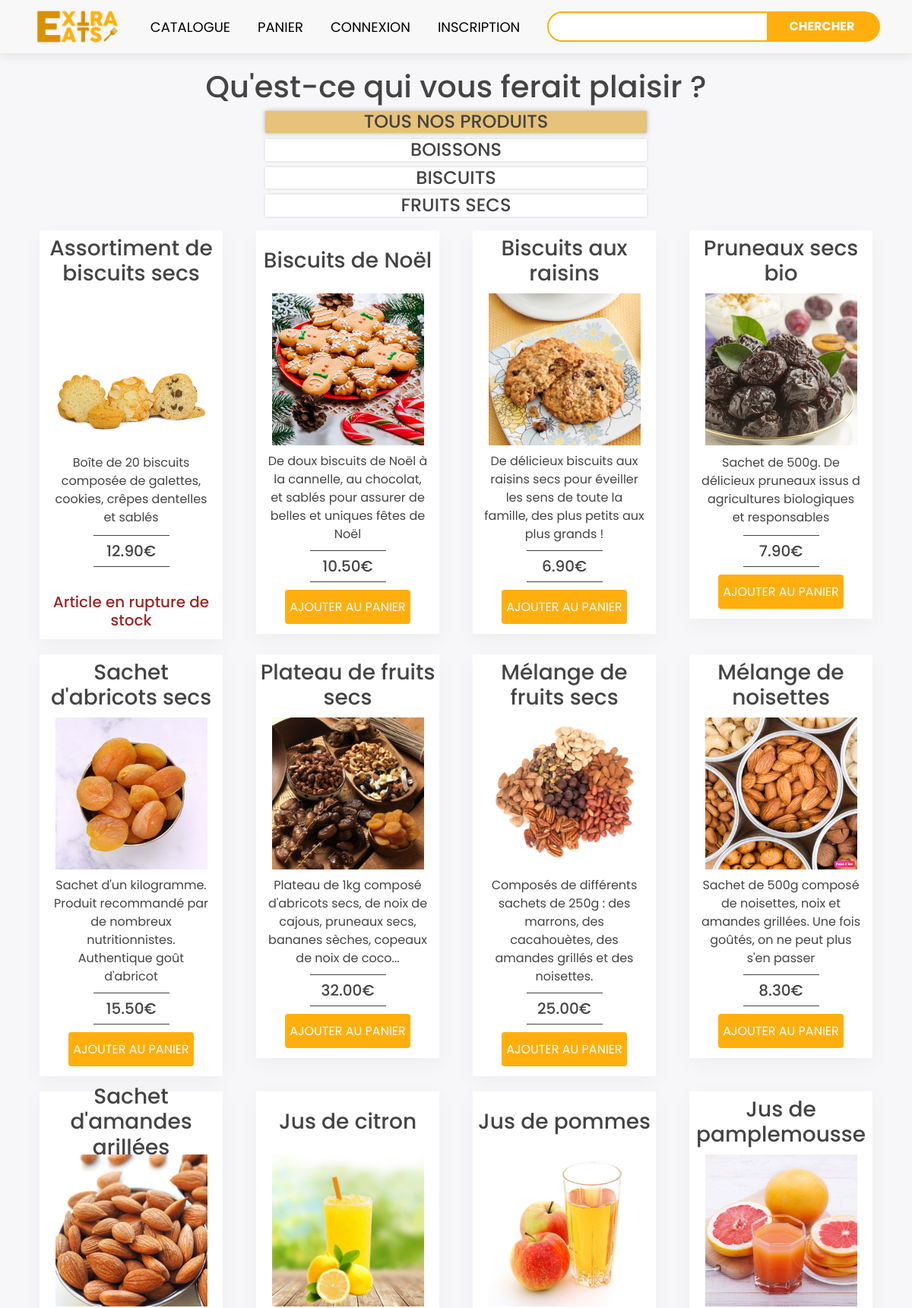
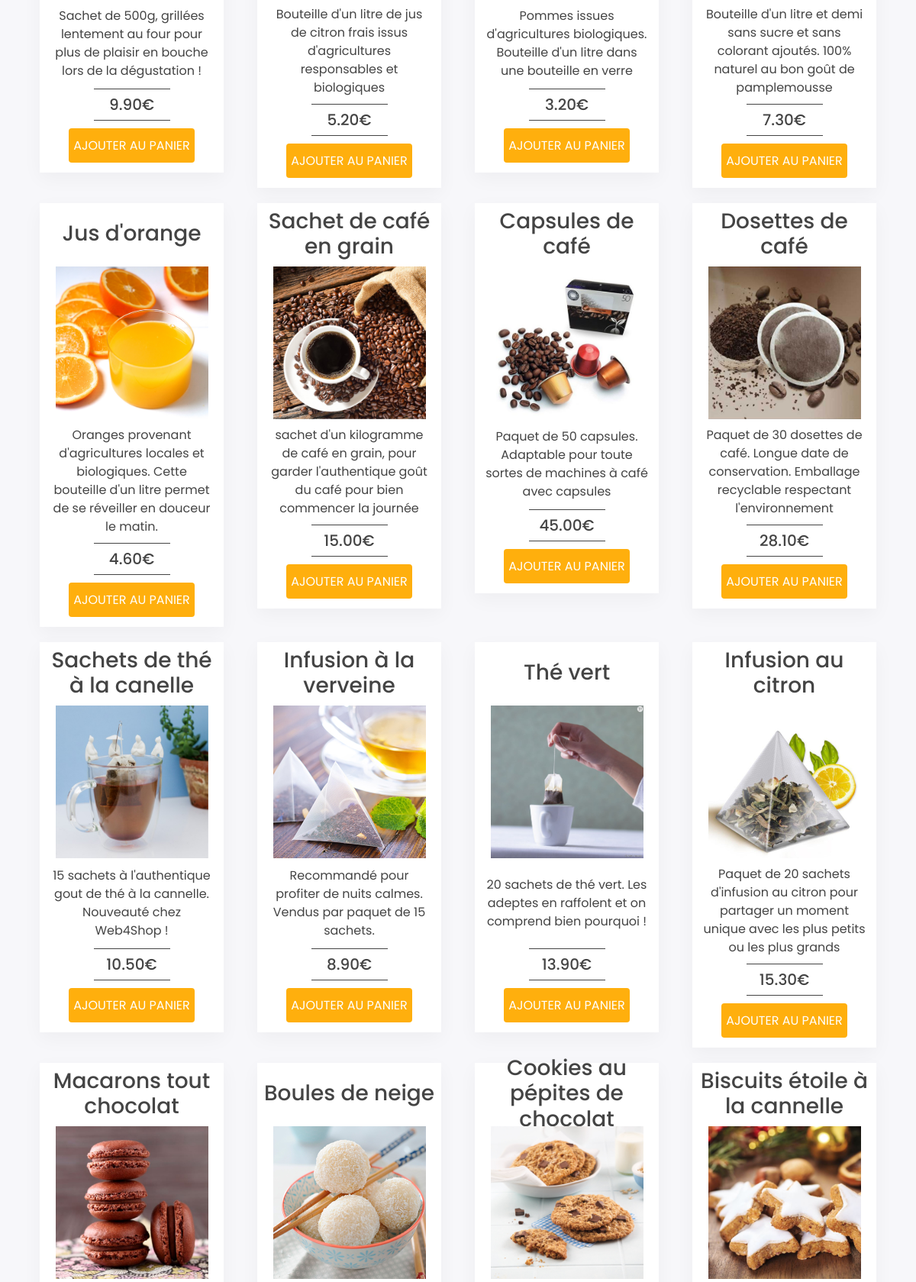
The page / (upper part) on the database its author committed (2 pictures, top to bottom).
### tables this page shows
CREATE TABLE `categories` (
  `id` tinyint(4) NOT NULL,
  `name` varchar(100) NOT NULL
);

CREATE TABLE `products` (
  `id` int(11) NOT NULL,
  `cat_id` tinyint(4) NOT NULL,
  `name` varchar(150) NOT NULL,
  `description` text NOT NULL,
  `image` varchar(30) NOT NULL,
  `price` decimal(5,2) NOT NULL,
  `quantity` int(3) NOT NULL
);

### Controller/ControllerCatalog.php (called while the page is built, shortened)
<?php
require_once 'Model/Catalog.php';
class ControllerCatalog {
    private $catalog;
    public function __construct() {
        $this->catalog = new Catalog();
    }
    public function accueil($cat_id, $txtSearched = null) {
        $categories = $this->catalog->getCategories();
        $categ = $this->catalog->getCategoryName($cat_id);
        $products = $this->catalog->getProducts($cat_id, $txtSearched);
        $view = new View("Catalog");
        $view->generate(array('products' => $products, 'categories' => $categories, 'category_name' => $categ, 'txtSearched' => $txtSearched));
    }
}

### index.php (called while the page is built, shortened)
<?php
$router = new Router();
$router->routing();

### Model/Catalog.php (called while the page is built, shortened)
<?php
require_once 'Model.php';
class Catalog extends Model {
    public function getProducts($cat_id, $txtSearched) {
        if ($txtSearched != null) {
            $sql = "SELECT * FROM products WHERE name LIKE ?";
            $products = $this->executerRequete($sql, array('%'.$txtSearched.'%'));
            return $products;
        } else {
            if($cat_id != 0) {
                $sql = "SELECT * FROM products WHERE cat_id = ?";
                $products = $this->executerRequete($sql, array($cat_id));
                if ($products->rowCount() > 0) {
                    return $products;
                }
                else {
                    throw new Exception("Aucun produit ne correspond à l'identifiant '$cat_id'");
                }
            }
            else {
                $sql = "SELECT * FROM products";
                $products = $this->executerRequete($sql);
                return $products;
            }
        }
    }
    public function getCategories() {
        $sql = "SELECT * FROM categories";
        $categories = $this->executerRequete($sql);
        return $categories;
    }
};

### Model/Model.php (called while the page is built, shortened)
<?php
abstract class Model {
    private $bdd;
    protected function executerRequete($sql, $params = null) {
        if ($params == null) {
            $resultat = $this->getBdd()->query($sql);
        }
        else {
            $resultat = $this->getBdd()->prepare($sql);
            $resultat->execute($params);
        }
        return $resultat;
    }
    private function getBdd() {
        if ($this->bdd == null) {
            $dbhost = 'localhost';
            $dbbase = 'web4shop';
            $dbuser = 'userepul';
            $dbpwd = 'epul';
            $this->bdd = new PDO("mysql:host=$dbhost;dbname=$dbbase;charset=utf8",$dbuser, $dbpwd,
                    array(PDO::ATTR_ERRMODE => PDO::ERRMODE_EXCEPTION));
        }
        return $this->bdd;
    }
}

### View/ViewCatalog.php (the view, shortened to what this page needs)
<div class="container catalog">
    <div class="text-center">
        <h1>Qu'est-ce qui vous ferait plaisir ?</h1>
    </div>
    <?php if($category_name['name'] == 'Toutes les categories'):?>
    <div class="categoryBox selected">
    <?php else:?>
    <div class="categoryBox">
    <?php endif;?>
        <a href="index.php?page=catalog">
            <h4>TOUS NOS PRODUITS</h4>
        </a>
    </div>
    <?php foreach ($categories as $categorie):?>
    <?php if($category_name['name'] == $categorie['name']):?>
    <div class="categoryBox selected">
    <?php else:?>
    <div class="categoryBox">
    <?php endif;?>
        <a href="<?= "index.php?page=catalog&cat=" . $categorie['id'] ?>">
            <h4><?= strtoupper($categorie['name']) ?></h4>
        </a>
    </div>
    <?php endforeach; ?>
    <div class="row">
    <?php foreach ($products as $product):?>
        <div class="col-lg-3 col-md-6">
            <div class="catalogBox">
                <a href="<?= "index.php?page=product&id=" . $product['id'] ?>">
                <div class="clickableBox">
                    <h3><?= $product['name'] ?></h3>
                    <?php
                    $image = $product['image'];
                    $chemin="assets/img/".$image;
                    $img = "<img src = \"" . $chemin ."\" class =\"articleImg\">";
                    echo ($img);
                    ?>
                    <p><?= $product['description'] ?></p>
                    <div class="smallLine"></div>
                    <?php $price = $product['price'];
                    echo("<h5>". $price . "€ </h5>");?>
                    <div class="smallLine"></div>
                </div>
                </a>
                <?php if($product['quantity'] != 0) :?>
                <form action = "index.php?page=Cart" method="POST" id="addToCartForm" name="addToCartForm">
                    <input class="btn1" type="submit" name = "addedToCart" value="AJOUTER AU PANIER">
                </form>
                <?php else: ?>
                    <br/>
                    <h5 class="unavailableProductText">Article en rupture de stock</h5>
                <?php endif; ?>
            </div>
        </div>
    <?php endforeach; ?>
    </div>
</div>

### assets/css/style.css (style rules this page uses)
:root { --custom-color-basic: #ffaf0d; --custom-color-hover: #d89000; }
body { background: #f7f7fa; padding-top: 90px; font-family: 'Poppins', sans-serif; color: #444444; }
a, a:hover, a:active, a:visited { text-decoration: none; color: #444444; }
.categoryBox { width: 45%; margin-left: auto; margin-right: auto; background: #fff; text-align: center; box-shadow: 0px 0px 4px rgba(0, 0, 0, 0.15); color: #444444!important; transition: 0.2s; }
.selected { background: rgb(230, 194, 122); box-shadow: 0px 0px 6px rgba(0, 0, 0, 0.3); }
.catalogBox { padding: 5px; margin: 10px; background: #fff; text-align: center; box-shadow: 0 8px 24px rgba(13, 13, 13, .04); transition: 0.2s; }
.catalogBox h3 { display: flex; justify-content: center; align-items: center; height: 70px; }
.catalogBox .clickableBox { color: #444444; }
.articleImg { width: 200px; height: 200px; }
.catalogBox p { margin: 9px; min-height: 100px; display: flex; justify-content: center; align-items: center; }
.catalogBox .smallLine { margin-left: auto; margin-right: auto; margin-top: 2px; margin-bottom: 2px; height: 1px; width: 100px; background-color: #444444; }
.catalogBox h5 { margin-top: 8px; }
.btn1 { margin: 8px; height: 45px; width: auto; border: none; border-radius: 4px; outline: none; background-color: var(--custom-color-basic); color : white; transition: 0.2s; }
.unavailableProductText { color:rgb(158, 37, 37); }

### rows shown on the page
categories: name "BOISSONS"
categories: name "BISCUITS"
categories: name "FRUITS SECS"
products: name "Assortiment de biscuits secs", image (picture), description "Boîte de 20 biscuits composée de galettes, cookies, crêpes dentelles et sablés", price "12.90", quantity "Article en rupture de stock"
products: name "Biscuits de Noël", image (picture), description "De doux biscuits de Noël à la cannelle, au chocolat, et sablés pour assurer de belles et uniques fêtes de Noël", price "10.50"
products: name "Biscuits aux raisins", image (picture), description "De délicieux biscuits aux raisins secs pour éveiller les sens de toute la famille, des plus petits aux plus grands !", price "6.90"
products: name "Pruneaux secs bio", image (picture), description "Sachet de 500g. De délicieux pruneaux issus d agricultures biologiques et responsables", price "7.90"
products: name "Sachet d'abricots secs", image (picture), description "Sachet d'un kilogramme. Produit recommandé par de nombreux nutritionnistes. Authentique goût d'abricot", price "15.50"
products: name "Plateau de fruits secs", image (picture), description "Plateau de 1kg composé d'abricots secs, de noix de cajous, pruneaux secs, bananes sèches, copeaux de noix de coco...", price "32.00"
products: name "Mélange de fruits secs", image (picture), description "Composés de différents sachets de 250g : des marrons, des cacahouètes, des amandes grillés et des noisettes.", price "25.00"
products: name "Mélange de noisettes", image (picture), description "Sachet de 500g composé de noisettes, noix et amandes grillées. Une fois goûtés, on ne peut plus s'en passer", price "8.30"
products: name "Sachet d'amandes grillées", image (picture), description "Sachet de 500g, grillées lentement au four pour plus de plaisir en bouche lors de la dégustation !", price "9.90"
products: name "Jus de citron", image (picture), description "Bouteille d'un litre de jus de citron frais issus d'agricultures responsables et biologiques", price "5.20"
products: name "Jus de pommes", image (picture), description "Pommes issues d'agricultures biologiques. Bouteille d'un litre dans une bouteille en verre", price "3.20"
products: name "Jus de pamplemousse", image (picture), description "Bouteille d'un litre et demi sans sucre et sans colorant ajoutés. 100% naturel au bon goût de pamplemousse", price "7.30"
products: name "Jus d'orange", image (picture), description "Oranges provenant d'agricultures locales et biologiques. Cette bouteille d'un litre permet de se réveiller en douceur le matin.", price "4.60"
products: name "Sachet de café en grain", image (picture), description "sachet d'un kilogramme de café en grain, pour garder l'authentique goût du café pour bien commencer la journée", price "15.00"
products: name "Capsules de café", image (picture), description "Paquet de 50 capsules. Adaptable pour toute sortes de machines à café avec capsules", price "45.00"
products: name "Dosettes de café", image (picture), description "Paquet de 30 dosettes de café. Longue date de conservation. Emballage recyclable respectant l'environnement", price "28.10"
products: name "Sachets de thé à la canelle", image (picture), description "15 sachets à l'authentique gout de thé à la cannelle. Nouveauté chez Web4Shop !", price "10.50"
products: name "Infusion à la verveine", image (picture), description "Recommandé pour profiter de nuits calmes. Vendus par paquet de 15 sachets.", price "8.90"
products: name "Thé vert", image (picture), description "20 sachets de thé vert. Les adeptes en raffolent et on comprend bien pourquoi !", price "13.90"
products: name "Infusion au citron", image (picture), description "Paquet de 20 sachets d'infusion au citron pour partager un moment unique avec les plus petits ou les plus grands", price "15.30"
products: name "Macarons tout chocolat", image (picture)
products: name "Boules de neige", image (picture)
products: name "Cookies au pépites de chocolat", image (picture)
products: name "Biscuits étoile à la cannelle", image (picture)
